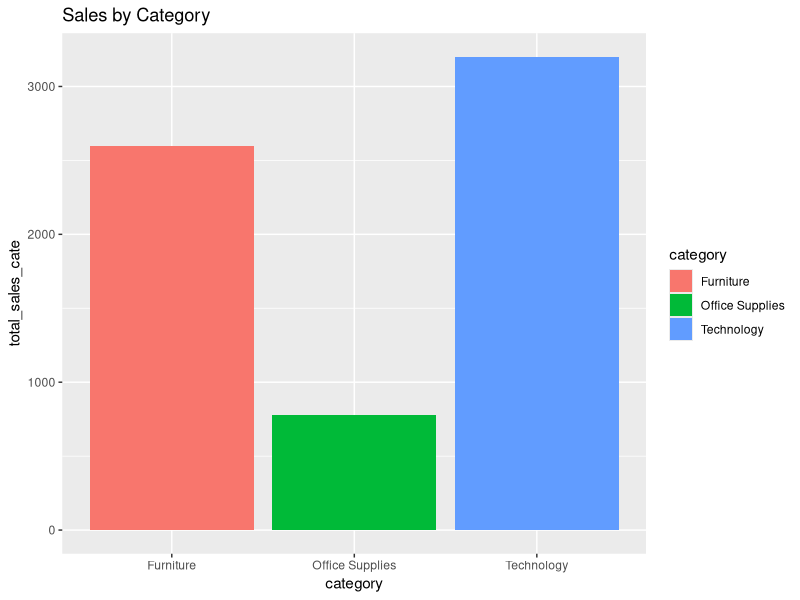

Recreate this plot in R.
# Load the libraries 
library(tidyverse)
library(dplyr)
library(lubridate)
library(skimr)
library(ggplot2)
library(stringr)

# Create sales_data dataset 
sales_data <- tibble(
  order_id = 1:15,
  customer_name = c(
    "John Smith", "mary johnson", "DAVID LEE", "John Smith",
    "Anna Brown", "anna brown", "James Wilson", "JAMES WILSON",
    "Linda Garcia", "Michael Davis", "Sarah Miller", "sarah miller",
    "Chris Taylor", "David Lee", "john smith"
  ),
  region = c(
    "East", "West", "East", "South", "West", "west", "East",
    "South", "South", "West", "East", "east", "West", "South", "East"
  ),
  category = c(
    "Technology", "Furniture", "Office Supplies", "Technology",
    "Furniture", "Furniture", "Technology", "Office Supplies",
    "Technology", "Furniture", "Office Supplies", "Technology",
    "Furniture", "Technology", "Office Supplies"
  ),
  sales = c(500, 300, 200, 450, 700, 650, 800, 150, 400, 350, 220, 330, 600, 720, 210),
  discount = c(0.10, 0.20, 0.00, 0.15, 0.05, 0.10, 0.20, 0.05, 0.00, 0.10, 0.05, 0.10, 0.15, 0.05, 0.00)
)

sales_data

# Some customer names appear with different capitalization. 
# Example: John Smith, john smith. Clean the column so that all names follow the same format.
customers_name_sales_data <- sales_data %>%
  mutate(clean_names = str_to_title(str_trim(customer_name)))
customers_name_sales_data

# The region column contains inconsistent values: Example: West, west, East, east. 
# Make them consistent.
region_sales_data <- customers_name_sales_data %>%
  mutate(clean_region = str_to_title(str_trim(region)))
region_sales_data

# Find the number of unique customers in the dataset
region_sales_data %>%
  summarise(unique_customers = n_distinct(clean_names))

# Create a new column called: final_price. Formula: sales - (sales * discount)
sales_price_data <- region_sales_data %>%
  mutate(
    final_price = sales - (sales * discount)
  )
sales_price_data

# Create a column called: sales_level. Rules: sales >= 600 → "High", sales >= 300 → "Medium", otherwise → "Low"
level_sales_data <- sales_price_data %>%
  mutate(
    sales_level = case_when(
      sales >= 600 ~ "High",
      sales >= 300 ~ "Medium",
      TRUE ~ "Low"
    )
  )
level_sales_data

# Calculate the total sales by region.
total_sales_data <- level_sales_data %>%
  group_by(region) %>%
  summarise(total_sales = sum(sales)) %>%
  arrange(desc(total_sales))
total_sales_data

# Find the most profitable category by total sales.
profit_category <- level_sales_data %>%
  group_by(category) %>%
  summarise(total_revenue = sum(final_price)) %>%
  arrange(desc(total_revenue))
profit_category

# Find the top 3 customers by total sales.
top_customers <- level_sales_data %>%
  group_by(clean_names) %>%
  summarise(top_3_customers = sum(final_price)) %>%
  slice_max(top_3_customers, n = 3)
top_customers

# Count how many orders fall into each sales_level.
orders_sales_data <- level_sales_data %>%
  group_by(sales_level) %>%
  summarise(count_orders = n())
orders_sales_data

# Create one visualization showing: Sales by Category. Use ggplot2.
level_sales_data %>%
  group_by(category) %>%
  summarise(total_sales_cate = sum(sales)) %>%
  ggplot(aes(x = category, y = total_sales_cate, fill = category)) +
  geom_col() +
  ggtitle("Sales by Category")
